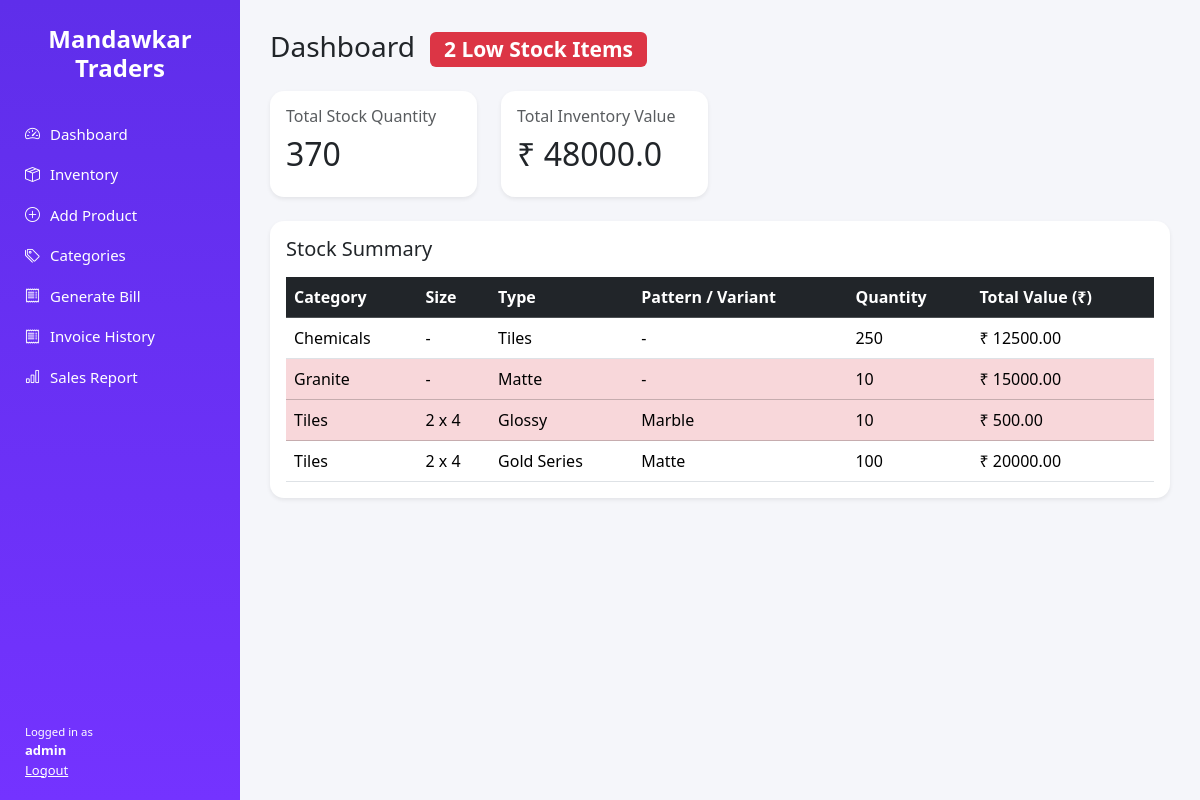
Page / (signed in) on the earlier database version.
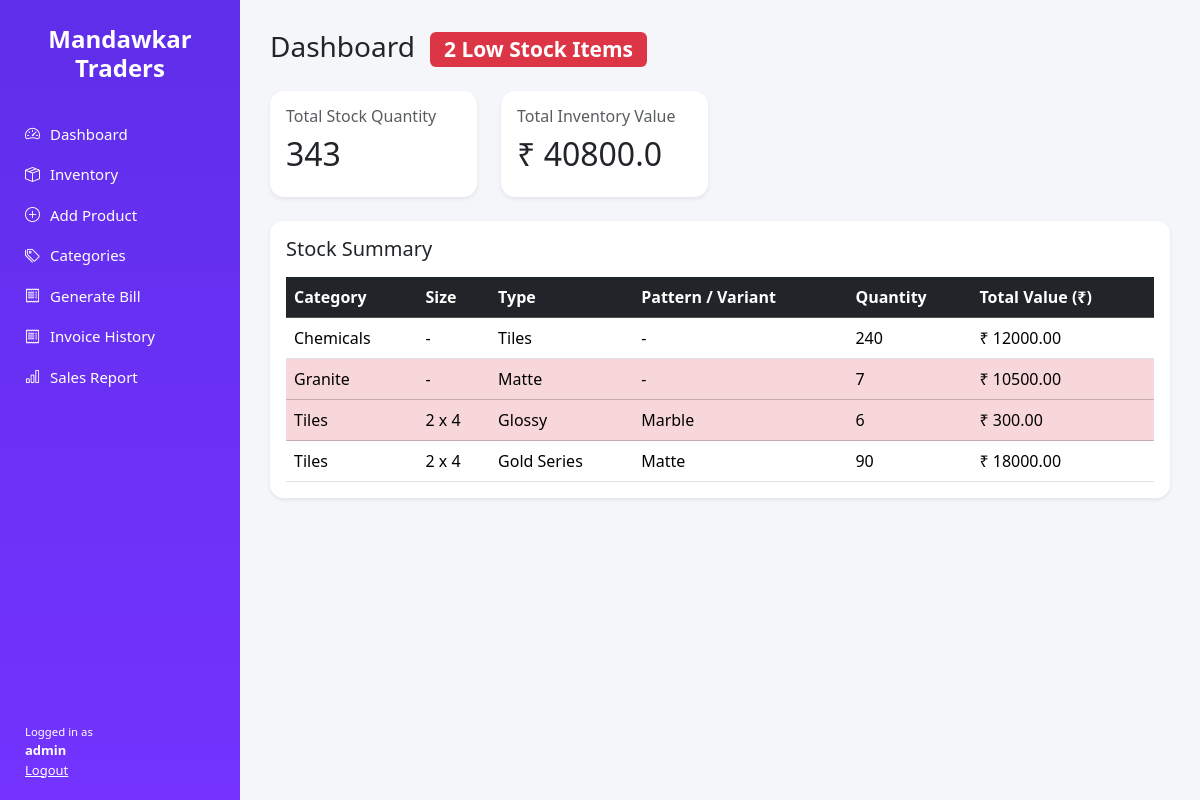
Same page on the later database version.
### tables this page shows
CREATE TABLE products (
            id INTEGER PRIMARY KEY AUTOINCREMENT,
            category TEXT NOT NULL,
            size TEXT,
            type TEXT,
            variant TEXT,
            pattern TEXT,
            quantity INTEGER NOT NULL,
            threshold INTEGER NOT NULL DEFAULT 10,
            price REAL NOT NULL,
            last_updated TEXT NOT NULL
        );

### app.py (the view)
@app.route("/")
@login_required()
def dashboard():
    conn = get_connection()
    cursor = conn.cursor()
    cursor.execute("SELECT SUM(quantity) FROM products")
    total_quantity = cursor.fetchone()[0] or 0
    cursor.execute("SELECT SUM(quantity * price) FROM products")
    total_value = cursor.fetchone()[0] or 0
    cursor.execute("""
        SELECT
            category,
            size,
            type,
            COALESCE(pattern, variant),
            SUM(quantity) AS qty,
            SUM(quantity * price) AS value
        FROM products
        GROUP BY category, size, type, COALESCE(pattern, variant)
        ORDER BY category, size
    """)
    summary = cursor.fetchall()
    cursor.execute("""
        SELECT COUNT(*)
        FROM products
        WHERE quantity <= threshold
    """)
    low_stock_count = cursor.fetchone()[0]
    conn.close()
    return render_template(
        "dashboard.html",
        total_quantity=total_quantity,
        total_value=round(total_value, 2),
        summary=summary,
        low_stock_count=low_stock_count
    )

### app.py (called while the page is built)
def login_required(role=None):
    def decorator(func):
        @wraps(func)
        def wrapper(*args, **kwargs):
            if "user" not in session:
                return redirect(url_for("login"))
            if role and session.get("role") != role:
                return "Access Denied", 403
            return func(*args, **kwargs)
        return wrapper
    return decorator

### utils/db.py (called while the page is built)
def get_connection():
    return sqlite3.connect(DB_NAME)

### templates/dashboard.html
{% extends "base.html" %}
{% block content %}
<h3 class="mb-4">
    Dashboard
    {% if low_stock_count > 0 %}
    <span class="badge bg-danger ms-2">
        {{ low_stock_count }} Low Stock Items
    </span>
    {% endif %}
</h3>
<div class="row g-4 mb-4">
    <div class="col-md-3">
        <div class="card p-3 shadow-sm">
            <h6 class="text-muted">Total Stock Quantity</h6>
            <h2>{{ total_quantity }}</h2>
        </div>
    </div>
    <div class="col-md-3">
        <div class="card p-3 shadow-sm">
            <h6 class="text-muted">Total Inventory Value</h6>
            <h2>₹ {{ total_value }}</h2>
        </div>
    </div>
</div>
<div class="card p-3 shadow-sm">
    <h5 class="mb-3">Stock Summary</h5>
    <div class="table-responsive">
        <table class="table table-hover align-middle mb-0">
            <thead class="table-dark">
                <tr>
                    <th>Category</th>
                    <th>Size</th>
                    <th>Type</th>
                    <th>Pattern / Variant</th>
                    <th>Quantity</th>
                    <th>Total Value (₹)</th>
                </tr>
            </thead>
            <tbody>
                {% for s in summary %}
                <tr class="{% if s[4] <= 10 %}table-danger{% endif %}">
                    <td>{{ s[0] }}</td>
                    <td>{{ s[1] or "-" }}</td>
                    <td>{{ s[2] or "-" }}</td>
                    <td>{{ s[3] or "-" }}</td>
                    <td>{{ s[4] }}</td>
                    <td>₹ {{ "%.2f"|format(s[5]) }}</td>
                </tr>
                {% endfor %}
            </tbody>
        </table>
    </div>
</div>
{% endblock %}

### templates/base.html (shortened to what this page needs)
<!DOCTYPE html>
<html lang="en">
<head>
    <link href="https://cdn.jsdelivr.net/npm/bootstrap@5.3.2/dist/css/bootstrap.min.css" rel="stylesheet">
    <link href="https://cdn.jsdelivr.net/npm/bootstrap-icons/font/bootstrap-icons.css" rel="stylesheet">
    <link rel="stylesheet" href="{{ url_for('static', filename='css/theme.css') }}">
</head>
<body>
<div class="app-container">
    <aside class="sidebar">
    <h4 class="brand">Mandawkar<br>Traders</h4>
    <ul class="menu">
        <li><a href="/"><i class="bi bi-speedometer2"></i> Dashboard</a></li>
        <li><a href="/inventory"><i class="bi bi-box-seam"></i> Inventory</a></li>
        <li><a href="/add-product"><i class="bi bi-plus-circle"></i> Add Product</a></li>
        <li><a href="/categories"><i class="bi bi-tags"></i> Categories</a></li>
        <li><a href="/invoice"><i class="bi bi-receipt"></i> Generate Bill</a></li>
        <li><a href="/invoices"><i class="bi bi-receipt"></i> Invoice History</a></li>
        <li><a href="/sales-report"><i class="bi bi-bar-chart"></i> Sales Report</a></li>
    </ul>
    <div class="user-box">
        <small>Logged in as</small><br>
        <strong>{{ session.get('user') }}</strong><br>
        <a href="/logout" class="text-white">Logout</a>
    </div>
</aside>
    <main class="content">
        {% block content %}{% endblock %}
    </main>
</div>
</body>
</html>

### static/css/theme.css (style rules this page uses)
body { margin: 0; font-family: 'Segoe UI', sans-serif; background: #f5f6fa; }
.app-container { display: flex; height: 100vh; }
.sidebar { width: 240px; background: linear-gradient(180deg, #5f2eea, #7433ff); color: white; padding: 25px; }
.brand { text-align: center; font-weight: bold; margin-bottom: 40px; }
.menu { list-style: none; padding: 0; }
.menu li { margin: 18px 0; }
.menu a { color: white; text-decoration: none; font-size: 15px; display: flex; align-items: center; gap: 10px; }
.content { flex: 1; padding: 30px; overflow-y: auto; }
.card { border-radius: 14px; border: none; box-shadow: 0 6px 20px rgba(0,0,0,0.06); }
.user-box { position: absolute; bottom: 20px; left: 25px; font-size: 13px; }

Differences in the rows shown:
changed products "Chemicals": quantity "250" → "240"; s "12500.00" → "12000.00"
changed products "Granite": quantity "10" → "7"; s "15000.00" → "10500.00"
changed products "Glossy": quantity "10" → "6"; s "500.00" → "300.00"
changed products "Gold Series": quantity "100" → "90"; s "20000.00" → "18000.00"
Other differences:
{{ total_quantity }}: "370" → "343"
{{ total_value }}: "48000.0" → "40800.0"
